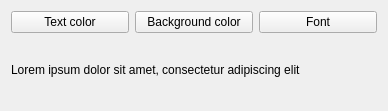
<?xml version="1.0" encoding="UTF-8"?>
<ui version="4.0">
 <class>Widget</class>
 <widget class="QWidget" name="Widget">
  <property name="geometry">
   <rect>
    <x>0</x>
    <y>0</y>
    <width>388</width>
    <height>111</height>
   </rect>
  </property>
  <property name="windowTitle">
   <string>Widget</string>
  </property>
  <layout class="QVBoxLayout" name="verticalLayout">
   <item>
    <layout class="QHBoxLayout" name="horizontalLayout">
     <item>
      <widget class="QPushButton" name="textColorPushButton">
       <property name="text">
        <string>Text color</string>
       </property>
      </widget>
     </item>
     <item>
      <widget class="QPushButton" name="backgroundColorPushButton">
       <property name="text">
        <string>Background color</string>
       </property>
      </widget>
     </item>
     <item>
      <widget class="QPushButton" name="fontPushButton">
       <property name="text">
        <string>Font</string>
       </property>
      </widget>
     </item>
    </layout>
   </item>
   <item>
    <widget class="QLabel" name="label">
     <property name="text">
      <string>Lorem ipsum dolor sit amet, consectetur adipiscing elit</string>
     </property>
    </widget>
   </item>
  </layout>
 </widget>
 <resources/>
 <connections/>
</ui>
